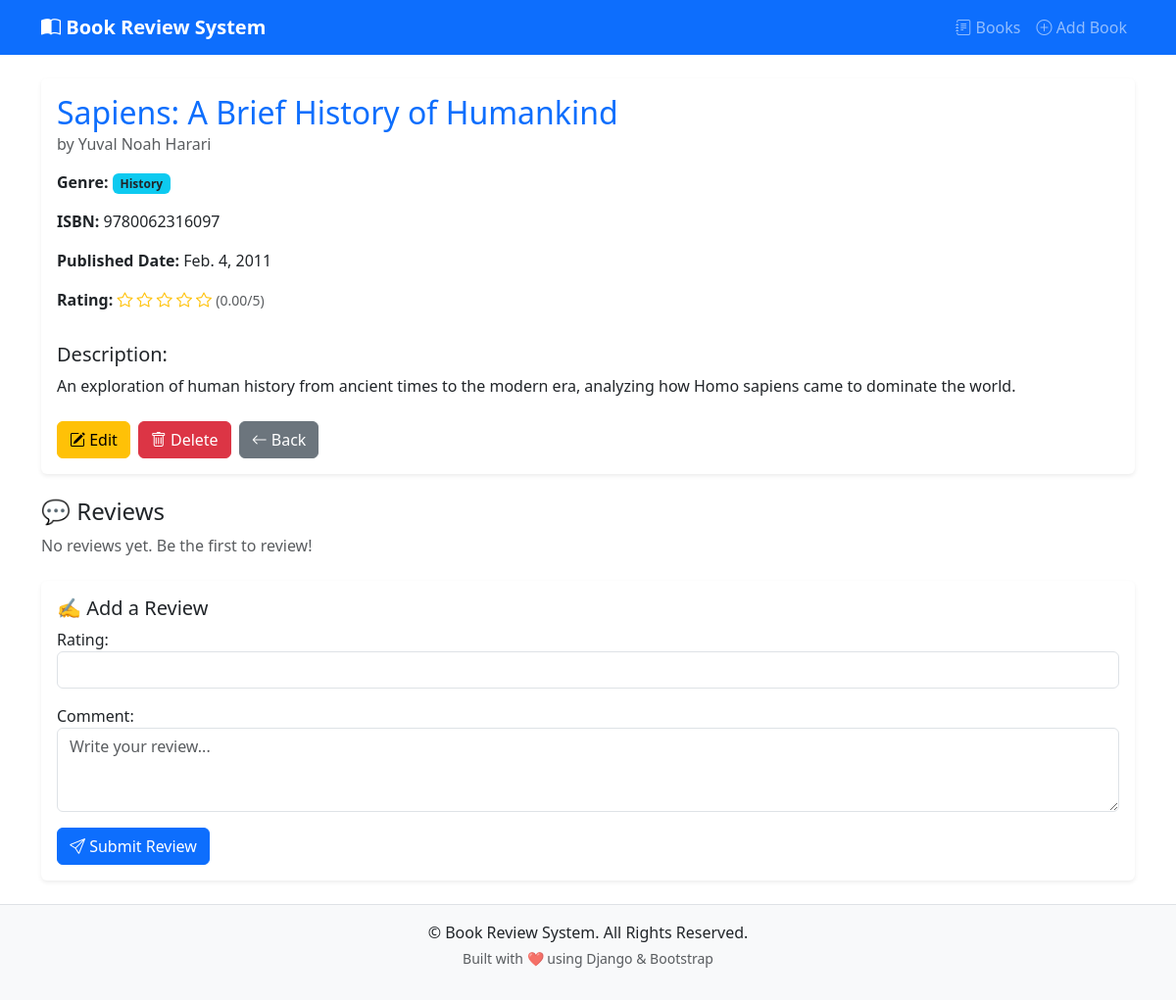
The app's page /book/5/ with its own data.
### book/models.py (models this page shows, shortened)
class Book(models.Model):
    GENRE_CHOICES = [
        ('fiction', 'Fiction'),
        ('non_fiction', 'Non-Fiction'),
        ('science', 'Science'),
        ('technology', 'Technology'),
        ('history', 'History'),
        ('other', 'Other'),
    ]
    title = models.CharField(max_length=200)
    author = models.CharField(max_length=200)
    description = models.TextField()
    genre = models.CharField(max_length=20, choices=GENRE_CHOICES)
    isbn = models.CharField('ISBN', max_length=13, unique=True)
    published_date = models.DateField()
    average_rating = models.DecimalField(
        max_digits=3,
        decimal_places=2,
        validators=[MinValueValidator(0), MaxValueValidator(5)],
        default=0
    )
    created_at = models.DateTimeField(auto_now_add=True)
    updated_at = models.DateTimeField(auto_now=True)

### book/views.py (the view, shortened to what this page needs)
# urls.py: path('book/<int:pk>/', book_detail, name='book-detail'),
def book_detail(request, pk):
    book = get_object_or_404(Book, pk=pk)
    reviews = book.reviews.all()
    review_form = ReviewForm()
    return render(request, 'book/book_detail.html', {
        'book': book,
        'reviews': reviews,
        'review_form': review_form
    })

### book/forms.py
class ReviewForm(forms.ModelForm):
    class Meta:
        model = Review
        fields = ['name', 'rating', 'comment']
        widgets = {
            'name': forms.TextInput(attrs={
                'class': 'form-control',
                'placeholder': 'Your name'
            }),
            'rating': forms.NumberInput(attrs={
                'class': 'form-control',
                'min': 1,
                'max': 5,
            }),
            'comment': forms.Textarea(attrs={
                'class': 'form-control',
                'rows': 3,
                'placeholder': 'Write your review...'
            }),
        }

### book/templates/book/book_detail.html (shortened to what this page needs)
{% extends 'book/base.html' %}
{% block content %}
<div class="card shadow-sm border-0">
  <div class="card-body">
    <h2 class="card-title text-primary">{{ book.title }}</h2>
    <h6 class="card-subtitle mb-3 text-muted">by {{ book.author }}</h6>
    <div class="row mb-3">
      <div class="col-md-6">
        <p><strong>Genre:</strong>
          <span class="badge bg-info text-dark">{{ book.get_genre_display }}</span>
        </p>
        <p><strong>ISBN:</strong> {{ book.isbn }}</p>
        <p><strong>Published Date:</strong> {{ book.published_date }}</p>
        <p><strong>Rating:</strong>
          {% with total=5 filled=book.average_rating|floatformat:0 %}
            {% for i in "12345" %}
              {% if forloop.counter <= filled %}
                <i class="bi bi-star-fill text-warning"></i>
              {% else %}
                <i class="bi bi-star text-warning"></i>
              {% endif %}
            {% endfor %}
          {% endwith %}
          <small class="text-muted">({{ book.average_rating }}/5)</small>
        </p>
      </div>
    </div>
    <h5>Description:</h5>
    <p class="card-text">{{ book.description }}</p>
    <div class="mt-4 d-flex gap-2">
      <a href="{% url 'book-update' book.pk %}" class="btn btn-warning">
        <i class="bi bi-pencil-square"></i> Edit
      </a>
      <a href="{% url 'book-delete' book.pk %}" class="btn btn-danger">
        <i class="bi bi-trash"></i> Delete
      </a>
      <a href="{% url 'book-list' %}" class="btn btn-secondary">
        <i class="bi bi-arrow-left"></i> Back
      </a>
    </div>
  </div>
</div>
<div class="mt-4">
  <h4>💬 Reviews</h4>
  {% if book.reviews.all %}
    <ul class="list-group mb-4">
      {% for review in book.reviews.all %}
        <li class="list-group-item">
          <strong>{{ review.user.username }}</strong>
          <span class="text-muted">on {{ review.created_at|date:"M d, Y" }}</span>
          <br>
          {% with filled=review.rating %}
            {% for i in "12345" %}
              {% if forloop.counter <= filled %}
                <i class="bi bi-star-fill text-warning"></i>
              {% else %}
                <i class="bi bi-star text-warning"></i>
              {% endif %}
            {% endfor %}
          {% endwith %}
          <p class="mt-2">{{ review.comment }}</p>
        </li>
      {% endfor %}
    </ul>
  {% else %}
    <p class="text-muted">No reviews yet. Be the first to review!</p>
  {% endif %}
</div>
<div class="card mt-4 shadow-sm border-0">
  <div class="card-body">
    <h5 class="card-title">✍️ Add a Review</h5>
    <form method="post">
      <div class="mb-3">
        {{ review_form.rating.label_tag }}
        {{ review_form.rating }}
      </div>
      <div class="mb-3">
        {{ review_form.comment.label_tag }}
        {{ review_form.comment }}
      </div>
      <button type="submit" class="btn btn-primary">
        <i class="bi bi-send"></i> Submit Review
      </button>
    </form>
  </div>
</div>
{% endblock content %}

### book/templates/book/base.html (style rules this page uses)
body { display: flex; flex-direction: column; min-height: 100vh; }

### records on screen
Book: title "Sapiens: A Brief History of Humankind", author "Yuval Noah Harari", genre "History", isbn "9780062316097", published_date "Feb. 4, 2011", average_rating "0.00", description "An exploration of human history from ancient times to the modern era, analyzing how Homo sapiens came to dominate the world."

### other values on screen
{{ review_form.rating.label_tag }} "Rating:"
{{ review_form.comment.label_tag }} "Comment:"
